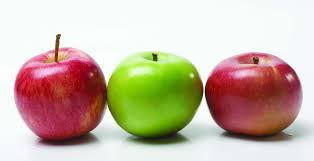
#> input picture images/blm2/elmalar3.jpg, 314 x 161 px, given in place of nature.jpg, which was not available
$ python resim_blurring.py
#> lines starting #> are read from the running program, lines starting #| are printed output that depends on the picture; pictures that were not available may be replaced by others from this repository, and a replacement may not be noted
import cv2
import numpy as np
import os

# resim gürültüsü azaltmada için yapılan işlemler
# * smoothing(yumuşatma)
# * blurring(bulanıklaştırma)

# gürültü(noise)
#mean filter
yol1=os.path.join(os.getcwd(),"images","chp2","nature.jpg")
doga = cv2.imread(yol1)
#> doga is the input picture: shape (161, 314, 3); mean B, G, R 166.7, 183.5, 200.6
smooth1=cv2.blur(doga,(3,3))
smooth2=cv2.blur(doga,(9,9))
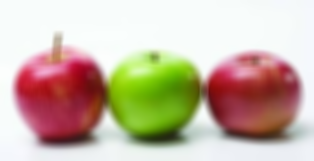
#> smooth2: shape (161, 314, 3); mean B, G, R 166.7, 183.5, 200.6

#median filter
yol2=os.path.join(os.getcwd(),"images","chp2","salt-pepper.jpg")
salt_pepper=cv2.imread(yol2)
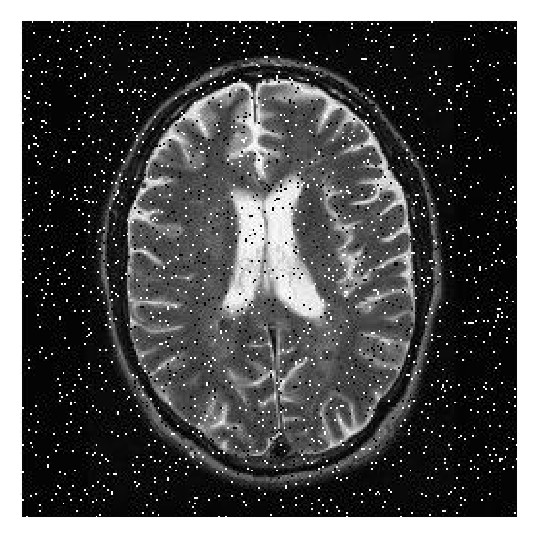
#> input picture images/chp2/salt-pepper.jpg, 537 x 537 px
#> salt_pepper is the input picture: shape (537, 537, 3); min 0, max 255, mean 82.8
salt_pepper_temiz=cv2.medianBlur(salt_pepper,469)
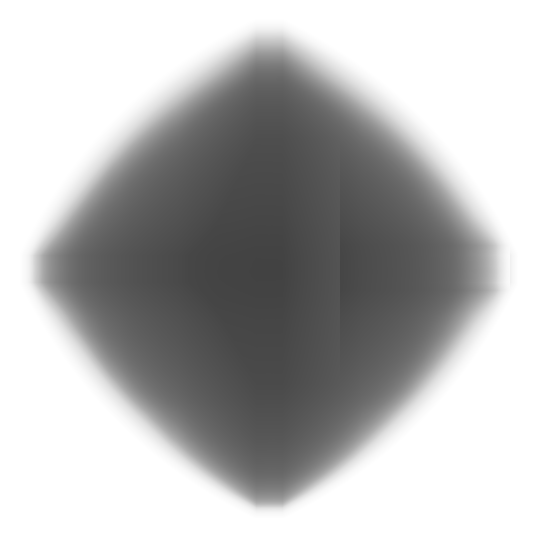
#> salt_pepper_temiz: shape (537, 537, 3); min 66, max 255, mean 181.9


cv2.imshow("gurultulu",salt_pepper)
cv2.imshow("temiz",salt_pepper_temiz)

cv2.imshow("doga original",doga)
cv2.imshow("smooth1",smooth1)
cv2.imshow("smooth2",smooth2)
cv2.waitKey(0)
cv2.destroyAllWindows()
